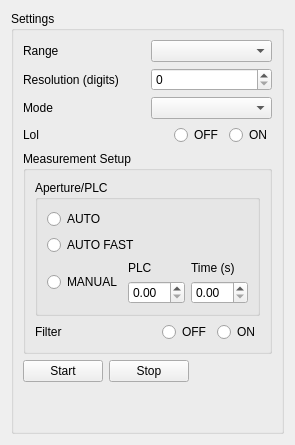
      <widget class="QWidget" name="ohms_tab">
       <attribute name="title">
        <string>OHMS</string>
       </attribute>
       <layout class="QVBoxLayout" name="verticalLayout_12">
        <item>
         <widget class="QGroupBox" name="ohm_sett_groupbox">
          <property name="sizePolicy">
           <sizepolicy hsizetype="Preferred" vsizetype="Preferred">
            <horstretch>0</horstretch>
            <verstretch>0</verstretch>
           </sizepolicy>
          </property>
          <property name="title">
           <string>Settings</string>
          </property>
          <layout class="QVBoxLayout" name="verticalLayout_16">
           <item>
            <layout class="QHBoxLayout" name="horizontalLayout_43">
             <item>
              <widget class="QLabel" name="label_35">
               <property name="text">
                <string>Range</string>
               </property>
              </widget>
             </item>
             <item>
              <widget class="QComboBox" name="ohms_range_combobox"/>
             </item>
            </layout>
           </item>
           <item>
            <layout class="QHBoxLayout" name="horizontalLayout_44">
             <item>
              <widget class="QLabel" name="label_36">
               <property name="text">
                <string>Resolution (digits)</string>
               </property>
              </widget>
             </item>
             <item>
              <widget class="QSpinBox" name="ohms_resol_spinbox"/>
             </item>
            </layout>
           </item>
           <item>
            <layout class="QHBoxLayout" name="horizontalLayout_45">
             <item>
              <widget class="QLabel" name="label_37">
               <property name="text">
                <string>Mode</string>
               </property>
              </widget>
             </item>
             <item>
              <widget class="QComboBox" name="ohms_mode_combobox"/>
             </item>
            </layout>
           </item>
           <item>
            <layout class="QHBoxLayout" name="horizontalLayout_26">
             <item>
              <widget class="QLabel" name="label_14">
               <property name="sizePolicy">
                <sizepolicy hsizetype="Expanding" vsizetype="Preferred">
                 <horstretch>0</horstretch>
                 <verstretch>0</verstretch>
                </sizepolicy>
               </property>
               <property name="text">
                <string>Lol</string>
               </property>
              </widget>
             </item>
             <item>
              <widget class="QRadioButton" name="ohms_loloff_radiobutton">
               <property name="text">
                <string>OFF</string>
               </property>
              </widget>
             </item>
             <item>
              <widget class="QRadioButton" name="ohms_lolon_radiobutton">
               <property name="text">
                <string>ON</string>
               </property>
              </widget>
             </item>
            </layout>
           </item>
           <item>
            <widget class="QGroupBox" name="ohms_meas_groupbox">
             <property name="title">
              <string>Measurement Setup</string>
             </property>
             <layout class="QVBoxLayout" name="verticalLayout_17">
              <item>
               <widget class="QGroupBox" name="ohms_plc_groupbox">
                <property name="title">
                 <string>Aperture/PLC</string>
                </property>
                <layout class="QVBoxLayout" name="verticalLayout_13">
                 <item>
                  <widget class="QRadioButton" name="ohms_auto_radiobutton">
                   <property name="text">
                    <string>AUTO</string>
                   </property>
                  </widget>
                 </item>
                 <item>
                  <widget class="QRadioButton" name="ohms_autofast_radiobutton">
                   <property name="text">
                    <string>AUTO FAST</string>
                   </property>
                  </widget>
                 </item>
                 <item>
                  <layout class="QHBoxLayout" name="horizontalLayout_27">
                   <item>
                    <widget class="QRadioButton" name="ohms_man_radiobutton">
                     <property name="text">
                      <string>MANUAL</string>
                     </property>
                    </widget>
                   </item>
                   <item>
                    <layout class="QVBoxLayout" name="verticalLayout_14">
                     <item>
                      <widget class="QLabel" name="label_21">
                       <property name="text">
                        <string>PLC</string>
                       </property>
                      </widget>
                     </item>
                     <item>
                      <widget class="QDoubleSpinBox" name="ohms_plc_radiobutton"/>
                     </item>
                    </layout>
                   </item>
                   <item>
                    <layout class="QVBoxLayout" name="verticalLayout_15">
                     <item>
                      <widget class="QLabel" name="label_22">
                       <property name="text">
                        <string>Time (s)</string>
                       </property>
                      </widget>
                     </item>
                     <item>
                      <widget class="QDoubleSpinBox" name="ohms_time_radiobutton"/>
                     </item>
                    </layout>
                   </item>
                  </layout>
                 </item>
                </layout>
               </widget>
              </item>
              <item>
               <layout class="QHBoxLayout" name="horizontalLayout_28">
                <item>
                 <widget class="QLabel" name="label_23">
                  <property name="sizePolicy">
                   <sizepolicy hsizetype="Expanding" vsizetype="Preferred">
                    <horstretch>0</horstretch>
                    <verstretch>0</verstretch>
                   </sizepolicy>
                  </property>
                  <property name="text">
                   <string>Filter</string>
                  </property>
                 </widget>
                </item>
                <item>
                 <widget class="QRadioButton" name="ohms_filoff_radiobutton">
                  <property name="text">
                   <string>OFF</string>
                  </property>
                 </widget>
                </item>
                <item>
                 <widget class="QRadioButton" name="ohms_fillon_radiobutton">
                  <property name="text">
                   <string>ON</string>
                  </property>
                 </widget>
                </item>
               </layout>
              </item>
             </layout>
            </widget>
           </item>
           <item>
            <layout class="QHBoxLayout" name="horizontalLayout_46">
             <item>
              <widget class="QPushButton" name="ohms_start_button">
               <property name="text">
                <string>Start</string>
               </property>
              </widget>
             </item>
             <item>
              <widget class="QPushButton" name="ohms_stop_button">
               <property name="text">
                <string>Stop</string>
               </property>
              </widget>
             </item>
             <item>
              <spacer name="horizontalSpacer_6">
               <property name="orientation">
                <enum>Qt::Horizontal</enum>
               </property>
               <property name="sizeHint" stdset="0">
                <size>
                 <width>40</width>
                 <height>20</height>
                </size>
               </property>
              </spacer>
             </item>
            </layout>
           </item>
           <item>
            <spacer name="verticalSpacer_5">
             <property name="orientation">
              <enum>Qt::Vertical</enum>
             </property>
             <property name="sizeHint" stdset="0">
              <size>
               <width>20</width>
               <height>40</height>
              </size>
             </property>
            </spacer>
           </item>
          </layout>
         </widget>
        </item>
       </layout>
      </widget>
